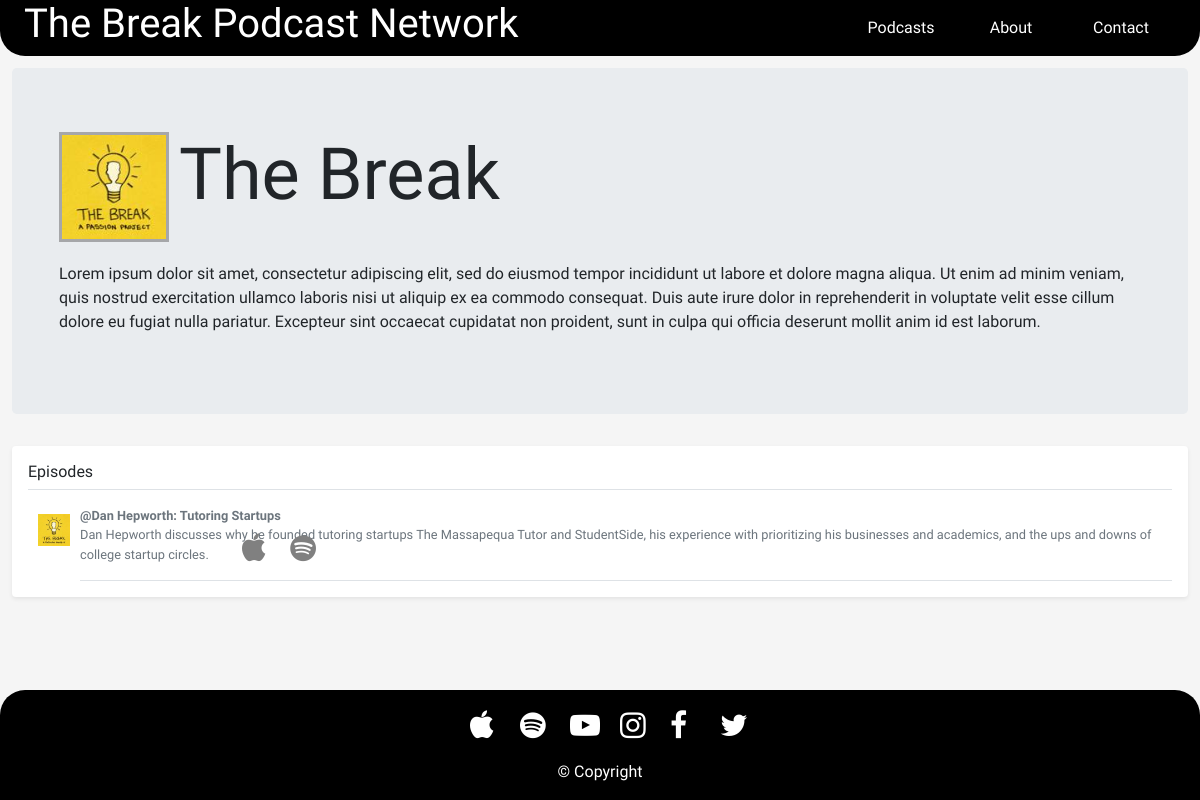
/podcasts/1, run on the app's committed database.
### mainpkg/models.py (models this page shows, shortened)
class Podcast(db.Model):
	id = db.Column(db.Integer, primary_key = True)
	name = db.Column(db.String(100), nullable = False) ## will be used to query individual episodes w/ name == podcast
	description = db.Column(db.Text, nullable = False)
	image_file = db.Column(db.String(20), nullable = False, default = 'default.jpg')
	date_posted = db.Column(db.DateTime, nullable = False, default = datetime.utcnow) ## maybe get rid of or replace

class Episode(db.Model):
	id = db.Column(db.Integer, primary_key = True) ## need primary key for SQL config
	name = db.Column(db.String(100), nullable = False)
	podcast = db.Column(db.String(100), nullable = False)
	date_posted = db.Column(db.DateTime, nullable = False, default = datetime.utcnow)
	description = db.Column(db.Text, nullable = False)
	image_file = db.Column(db.String(20), nullable = False, default = 'default.jpg')
	apple = db.Column(db.String(100), nullable = False)
	spotify = db.Column(db.String(100), nullable = False)

### mainpkg/routes.py (the view)
@app.route("/podcasts/<int:podcast_id>") ## accessed when podcast is explored
def explore(podcast_id):
	podcast = Podcast.query.get_or_404(podcast_id)
	episodes = Episode.query.filter_by(podcast = podcast.name) ## using podcast name to query correct episodes
	return render_template('podcast_page.html', title=podcast.name, podcast = podcast, episodes = episodes)

### mainpkg/templates/podcast_page.html
{% extends "layout.html" %}
{% block content %}
  <div class="jumbotron">
    <div class="container" style="display:inline-block;vertical-align:top; margin-bottom: 15px">
      <img src= "{{ url_for('static', filename  =  'images/podcast_pics/' + podcast.image_file) }}"width="110" height="110" style="float: left; margin-right: 10px; margin-bottom: 5px; border: 3px solid rgba(100,100,100,.5); " />
      <h1 class="display-3" style="float: left"> {{podcast.name}} </h1>
    </div>
    <p style="margin-left: 15px"> {{podcast.description}} </p>
  </div>
<div class="my-3 p-3 bg-white rounded shadow-sm">
    <h6 class="border-bottom border-gray pb-2 mb-0"> Episodes </h6>
{% for episode in episodes %}
    <div class="media text-muted pt-3">
      <img src= "{{ url_for('static', filename  =  'images/episode_pics/' + episode.image_file) }}" align= "middle" width="32" height="32" style="margin:8px 10px" />
      <p class="media-body pb-3 mb-0 small lh-125 border-bottom border-gray">
        <strong class="d-block text-gray-dark">@{{episode.name}}</strong>
         {{ episode.description }}
         <a href="{{episode.apple}}">
         <i class="fa fa-apple" style = "color:grey;margin-top:-40px;margin-bottom:-40px;margin-left:10px" ></i>
         </a>
         <a href="{{episode.spotify}}">
         <i class="fa fa-spotify" style = "color:grey;margin-top:-40px;margin-bottom:-40px;margin-left:-5px;text-align: right"></i>
         </a>
      </p>
    </div>
{% endfor %}
  </div>
{% endblock content %}

### mainpkg/templates/layout.html (shortened to what this page needs)
<!DOCTYPE html>
<html class="no-js">
<head>
    <link rel="stylesheet" href="https://cdnjs.cloudflare.com/ajax/libs/font-awesome/4.7.0/css/font-awesome.min.css">
    <link rel="stylesheet" href="https://stackpath.bootstrapcdn.com/bootstrap/4.3.1/css/bootstrap.min.css">
    <link rel="stylesheet" href="../static/css/style.css">
</head>
<body>
    <header>
        <a href="{{url_for('podcasts')}}"><h1>The Break Podcast Network</h1></a>
        <div class="dropdown">
            <a href="{{url_for('contact')}}"><button id="contact-header-button" class="solo-header-button">Contact</button></a>
        </div>
        <div class="dropdown">
            <a href="{{url_for('about')}}"><button id="about-header-button" class="dropbtn">About</button></a>
        </div>
        <div class="dropdown">
            <a href="{{url_for('podcasts')}}"><button id="podcasts-header-button" class="dropbtn">Podcasts</button></a>
        </div>
    </header>
	<div class="body-container">
        {% block content %}
        {% endblock %}
	</div>
    <footer>
        <a href="https://podcasts.apple.com/us/podcast/the-break/id1506395395"><i class="fa fa-apple"></i></a>
        <a href="https://open.spotify.com/show/1o08i7v7ENvrdY1bnEm4yu"><i class="fa fa-spotify"></i></a>
        <i class="fa fa-youtube-play"></i>
        <a href="https://www.instagram.com/thebreakpod/"><i class="fa fa-instagram"></i></a>
        <a href="https://www.facebook.com/thebreakpod"><i class="fa fa-facebook"></i></a>
        <i class="fa fa-twitter"></i>
        <br>
        <p>&copy Copyright</p>
    </footer>
</body>
</html>

### mainpkg/static/css/style.css (style rules this page uses)
body { font-family: 'Barlow Semi Condensed', sans-serif; background: whitesmoke; }
header { font-family: 'Barlow Semi Condensed', sans-serif; width: 100%; height: 56px; background: black; color: white; padding: 0% 2%; border-radius: 0px 0px 25px 25px; position: sticky; top: 0; z-index: 1; }
header h1 { float: left; height: 56px; margin: 0px; color: white; }
.solo-header-button { height: 56px; font-family: 'Barlow Semi Condensed', sans-serif; min-width: 100px; background-color: black; color: white; padding: 16px; font-size: 16px; border: none; border-radius: 25px; }
.dropbtn { height: 56px; font-family: 'Barlow Semi Condensed', sans-serif; min-width: 100px; background-color: black; color: white; padding: 16px; font-size: 16px; border: none; border-radius: 25px 25px 0px 0px; }
.dropdown { margin: 0px 5px; float: right; position: relative; display: inline-block; }
.body-container { padding: 1%; }
footer { display: table; text-align: center; margin-left: auto; margin-right: auto; position: fixed; bottom: 0; }
footer { width: 100%; text-align: center; background: black; color: white; border-radius: 25px 25px 0px 0px; }
.fa { padding: 20px; font-size: 30px; width: 50px; text-align: center; text-decoration: none; }
.fa { color: white; }

### data on the page
Podcast: image_file (picture), name "The Break", description "Lorem ipsum dolor sit amet, consectetur adipiscing elit, sed do eiusmod tempor incididunt ut labore et dolore magna aliqua. Ut enim ad minim veniam, quis nostrud exercitation ullamco laboris nisi ut aliquip ex ea commodo consequat. Duis aute irure dolor in reprehenderit in voluptate velit esse cillum dolore eu fugiat nulla pariatur. Excepteur sint occaecat cupidatat non proident, sunt in culpa qui officia deserunt mollit anim id est laborum."
Episode: image_file (picture), name "Dan Hepworth: Tutoring Startups", description "Dan Hepworth discusses why he founded tutoring startups The Massapequa Tutor and StudentSide, his experience with prioritizing his businesses and academics, and the ups and downs of college startup circles."
